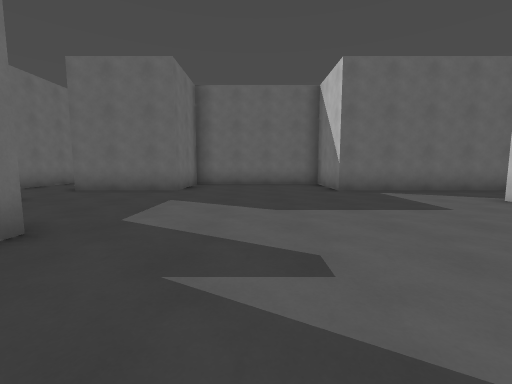
view 1 (above)

22 first-person views from a walk through a level from a Godot 3-D game. The camera is 1.3 m above the floor, tilts 6° down and sees 90° across. The floor is counted in squares, 1.8 m on a side. Each view is taken from the middle of a square. On the plan, view 1 faces up. The plan holds only what a view shows up to about 9 squares ahead; the rest is blank. The place goes on beyond the plan.

view 2
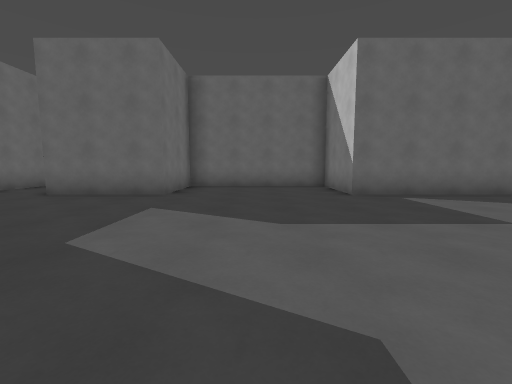

view 3
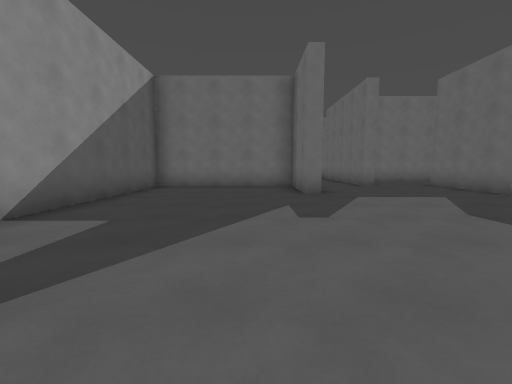

view 4
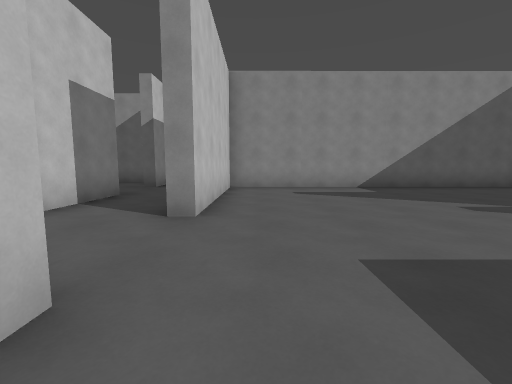

view 5
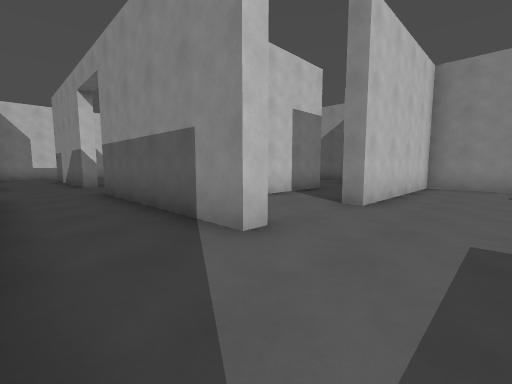

view 6
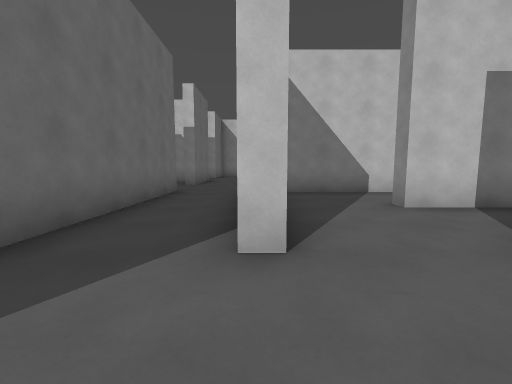

view 7
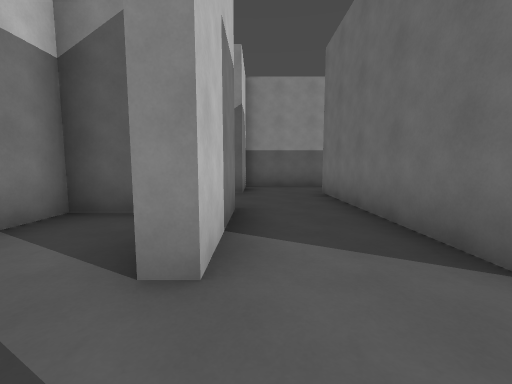

view 8
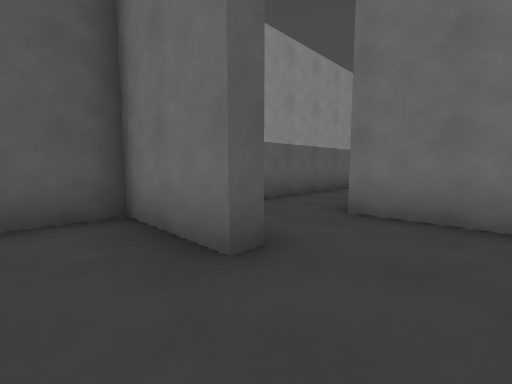

view 9
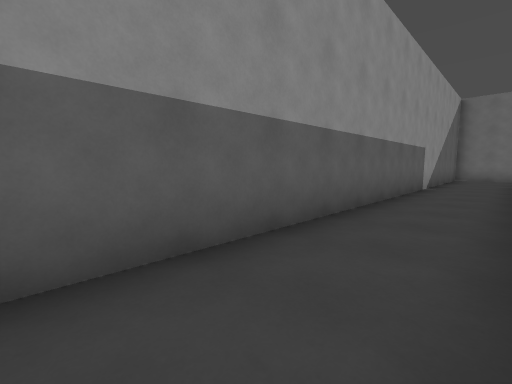

view 10
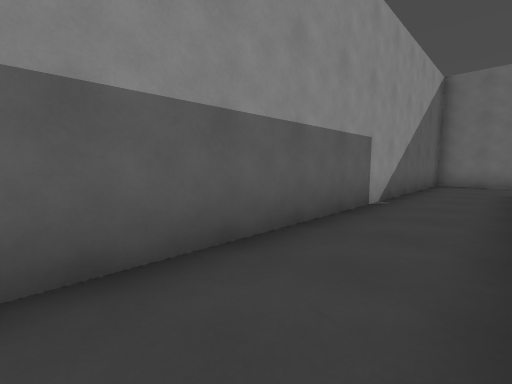

view 11
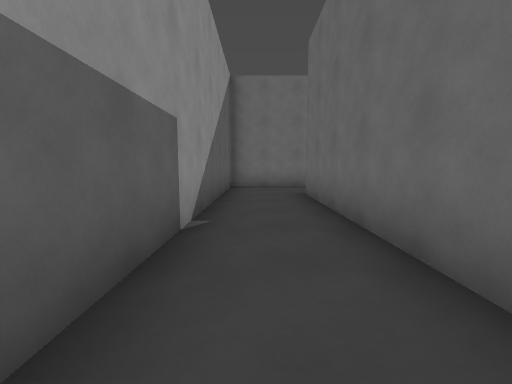

view 12
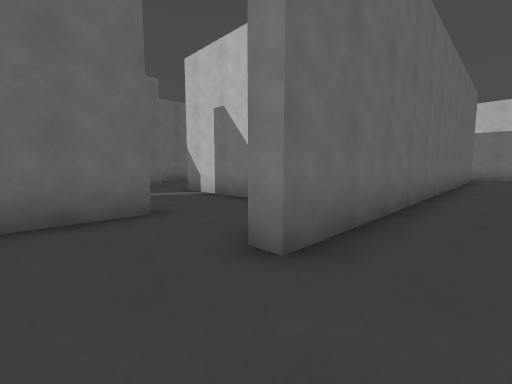

view 13
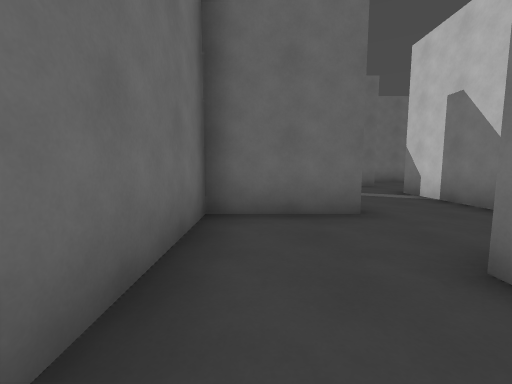

view 14
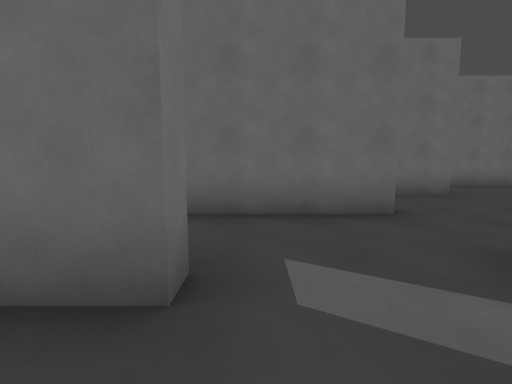

view 15
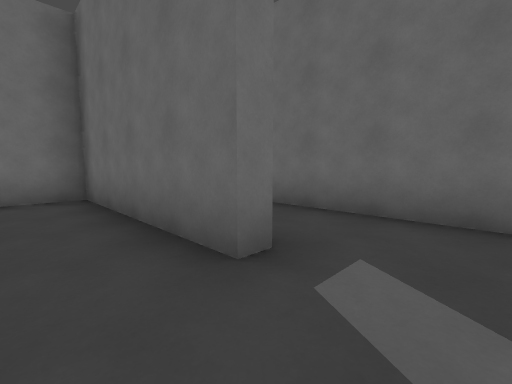

view 16
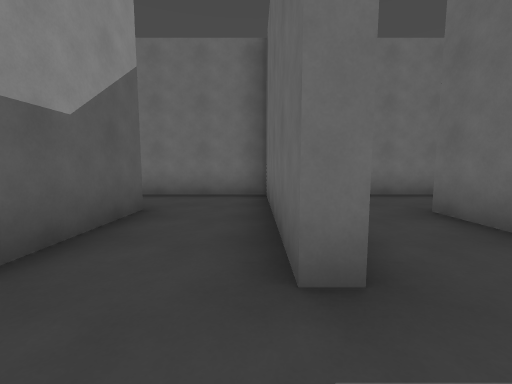

view 17
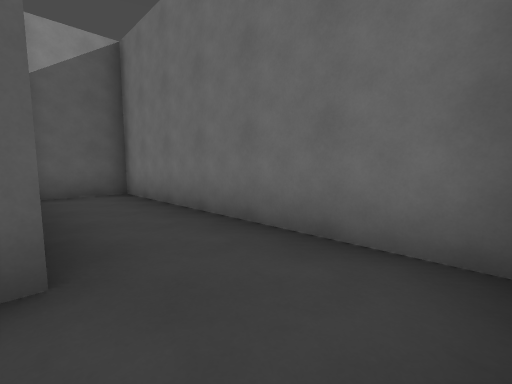

view 18
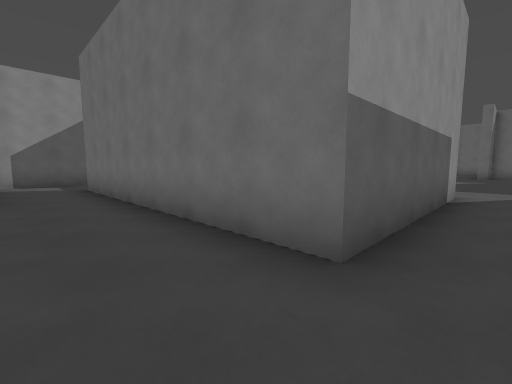

view 19
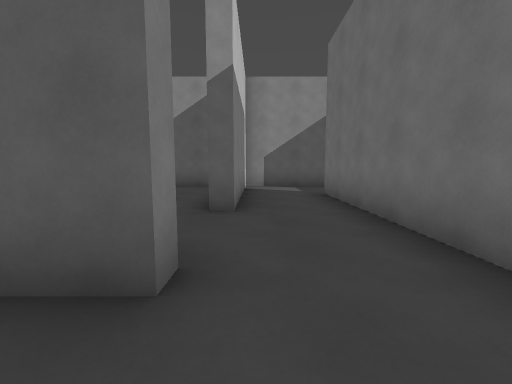

view 20
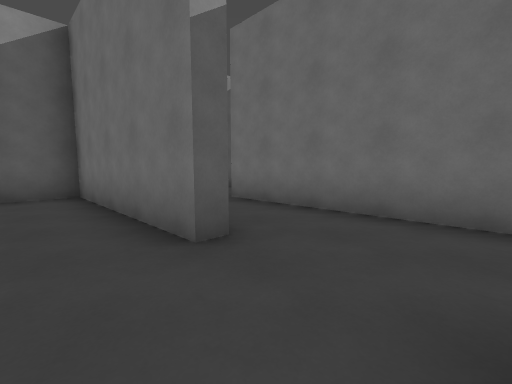

view 21
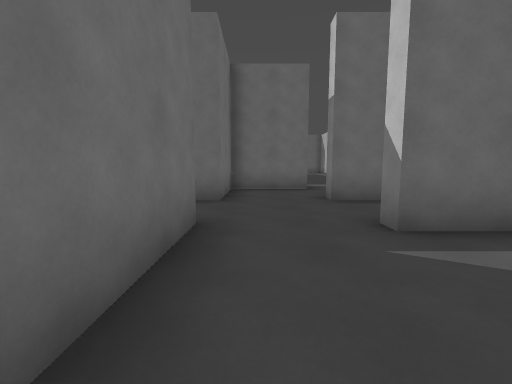

view 22
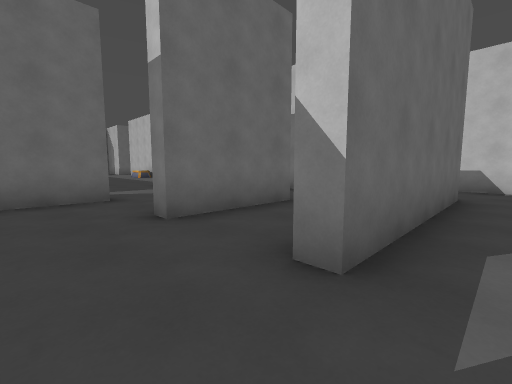

### Floor plan
Points are (right, up) in squares from view 1. A wall is a line through its corners. A room is listed if a view was taken in it or the views show most of it. See-through windows are left out.
Room 1 (views 1, 2, 3, 4, 5, 6, 7, 9, 10, 11, 12, 13, 18)
walls: (5, 4.6) (5, 5.2) (10.2, 5.2); (-2.4, 2.8) (-2.4, 2.3) (-4.7, 2.3) (-4.7, -2.3) (4.8, -2.3) (4.8, 2.5) (5.2, 2.5) (5.2, -2.8); (2.6, -2.7) (-7.4, -2.7) (-7.4, -2.2); (7.3, -0.4) (7.3, 2.5); (-4.9, 5.2) (-4.9, 4.8); (7.3, -4.4) (7.3, -2.5); (10.2, 7.2) (2.4, 7.2) (2.4, 9.7) (-2.2, 9.7) (-2.2, 7.2) (-5.2, 7.2); (12.6, 5.2) (14, 5.2); (-9.7, -1.6) (-9.7, -4.8) (7.4, -4.8); (14.5, 7.2) (12.6, 7.2) (12.6, 7.8)
ways out: opening at (8, -1.5) to room 2; opening at (-5, 4) to room 3; opening at (11.5, 5) to room 4; opening at (11.5, 8) to room 6; opening at (8, 3.5) to room 8; opening at (-8.5, -2) to room 9; opening at (-5, 6.5)
Room 2 (view 8)
walls: (7.3, -2.5) (7.7, -2.5) (7.7, -4.8) (9.4, -4.8)
ways out: opening at (8, -1.5) to room 1; opening at (10, -3.5) to room 7
Room 3 (views 14, 15, 16, 17)
walls: (-10.2, 0.2) (-7.8, 0.2); (-7.4, 2.8) (-7.4, 2.3) (-12.3, 2.3) (-12.3, -4.8) (-10.5, -4.8); (-5.1, 0) (-5.1, 2.8); (-4.9, 4.8) (-10, 4.8)
ways out: opening at (-5, 4) to room 1; opening at (-6.5, 0) to room 9; opening at (-8.5, 4)
Room 4 (views 19, 22)
walls: (12.6, 2.2) (12.6, 2.7) (13.5, 2.7); (10.2, 5.2) (10.2, 2.5); (14.5, 4.8) (12.6, 4.8) (12.6, 5.2)
ways out: opening at (11.5, 5) to room 1; opening at (11.5, 3) to room 5
Room 5 (views 20, 21)
walls: (12.3, -2.4) (12.3, 0) (12.7, 0) (12.7, -4.8) (14.5, -4.8); (10.2, 2.5) (10.2, -2.6)
ways out: opening at (11.5, 3) to room 4; opening at (11.5, -1.5) to room 7
Room 6 (no view inside)
walls: (12.6, 9.7) (10.2, 9.7) (10.2, 7.2)
ways out: opening at (11.5, 8) to room 1; opening at (13.5, 10)
Room 7 (no view inside)
walls: (12.3, -4.4) (12.3, -2.4); (9.4, -4.8) (12.4, -4.8)
ways out: opening at (10, -3.5) to room 2; opening at (11.5, -1.5) to room 5
Room 8 (no view inside)
walls: (7.3, 2.5) (7.8, 2.5); (8.8, 0.2) (9.8, 0.2) (9.8, 4.2)
ways out: opening at (8, 3.5) to room 1
Room 9 (no view inside)
walls: (-7.4, -0.3) (-9.7, -0.3) (-9.7, -1.6)
ways out: opening at (-8.5, -2) to room 1; opening at (-6.5, 0) to room 3

Where each view was taken, in squares from view 1:
view 1: 0 up, 0 right, facing up
view 2: 1 up, 0 right, facing up
view 3: 1 up, 4 right, facing left
view 4: 6 up, 4 right, facing down
view 5: 7 up, 3 right, facing down-right
view 6: 5 up, 3 right, facing right
view 7: 4 up, 7 right, facing down
view 8: 1 down, 9 right, facing down-left
view 9: 3 down, 5 right, facing down-left
view 10: 3 down, 1 right, facing down-left
view 11: 4 down, 1 left, facing left
view 12: 4 down, 9 left, facing up-right
view 13: 4 down, 9 left, facing up
view 14: 1 up, 7 left, facing up
view 15: 1 up, 6 left, facing up-left
view 16: 2 up, 6 left, facing left
view 17: 2 up, 10 left, facing down-left
view 18: 6 up, 12 right, facing down-left
view 19: 4 up, 12 right, facing down
view 20: 2 up, 14 right, facing down-left
view 21: 2 up, 11 right, facing up
view 22: 4 up, 11 right, facing up-right
